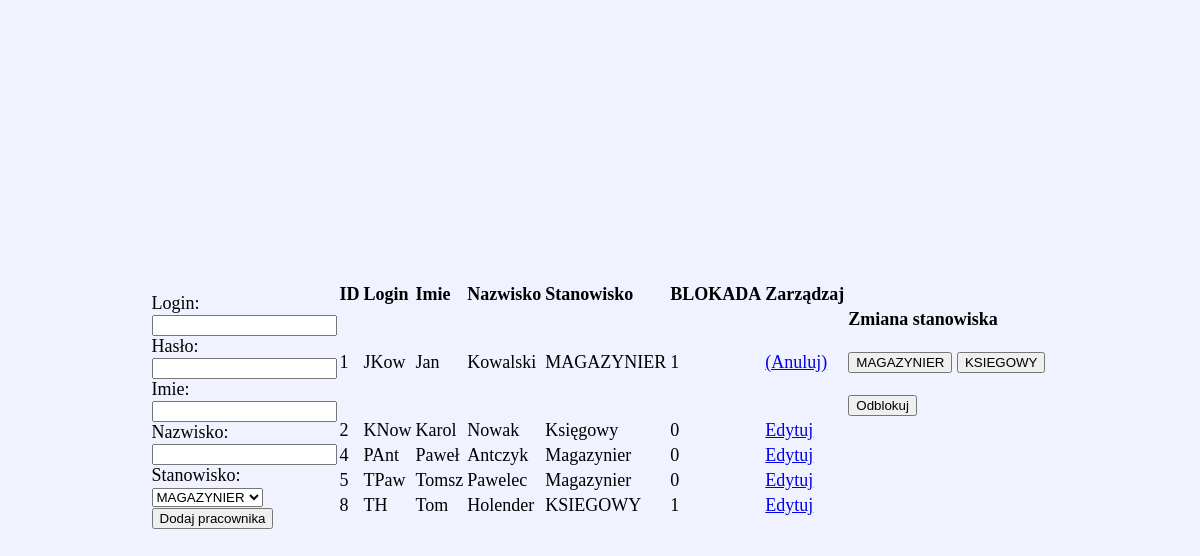
Page /kadra.php?edit=1 on the committed database.
### tables this page shows
CREATE TABLE `pracownik` (
  `ID_PRACOWNIKA` int(11) NOT NULL,
  `IMIE` varchar(30) NOT NULL,
  `NAZWISKO` varchar(50) NOT NULL,
  `STANOWISKO` varchar(20) NOT NULL,
  `DATA_ZATRUDNIENIA` date NOT NULL,
  `HASLO` varchar(30) NOT NULL,
  `LOGIN` varchar(30) NOT NULL,
  `BLOKADA` tinyint(1) NOT NULL
);

### kadra.php (the view, shortened to what this page needs)
<!DOCTYPE HTML>
<html>
<head>
	<link rel="stylesheet" type="text/css" href="style.css">
</head>
<body>
<?php
$conn = mysqli_connect("localhost", "root", "", "magazyn");
mysqli_query($conn, 'SET NAMES utf8');
mysqli_query($conn, 'SET CHARACTER SET utf8');
mysqli_query($conn, "SET collation_connection = utf8_polish_ci");
?>
<form action="kadra-dodaj.php" method="post">
<br>
		Login:
		<br>
		<input type="text" name="login" required>
		<br>
		Hasło:
		<br>
		<input type="password" name="haslo"	required>
		<br>
		Imie:
		<br>
		<input type="text" name="imie" required>
		<br>
		Nazwisko:
		<br>
		<input type="text" name="nazwisko" required>
		<br>
		Stanowisko:
		<br>
		<select name="stanowisko" required>
		<option>MAGAZYNIER</option>
		</select>
		<br>
		<input type="submit" value="Dodaj pracownika">
</form>
<br>
<br>
<table class="tab">
<tr>
<td><b>ID</b></td>
<td><b>Login</b></td>
<td><b>Imie</b></td>
<td><b>Nazwisko</b></td>
<td><b>Stanowisko</b></td>
<td><b>BLOKADA</b></td>
<td><b>Zarządzaj</b></td>
</tr>
<?php
	$result = mysqli_query($conn, "SELECT * FROM PRACOWNIK where STANOWISKO != 'Administrator'");
	while($row = mysqli_fetch_assoc($result))
	{
		$stan=$row['STANOWISKO'];
		$idu=$row['ID_PRACOWNIKA'];
		$log=$row['LOGIN'];
		$akt=$row['BLOKADA'];
		$im=$row['IMIE'];
		$naz=$row['NAZWISKO'];
		echo '<tr>';
		echo '<td>';
		echo $idu;
		echo '</td>';
		echo '<td>';
		echo $log;
		echo '</td>';
		echo '<td>';
		echo $im;
		echo '</td>';
		echo '<td>';
		echo $naz;
		echo '</td>';
		echo '<td>';
		echo $stan;
		echo '</td>';
		echo '<td>';
		echo $akt;
		echo '</td>';
		echo '<td>';
		if($_GET['edit'] == $idu)
		{
		echo '<a href="kadra.php?edit="';
		echo $idu;
		echo '"> (Anuluj)</a>';
		}
		else
		{
		echo '<a href="kadra.php?edit=';
		echo $idu;
		echo '">Edytuj</a>';
		}
		echo '</td>';
		if($_GET['edit']==$idu)
		{
		?>
		<td>
		<b class="nag2">Zmiana stanowiska</b>
		<br>
		<br>
		<form action="kadra-zmien.php" method="post">
		<button type="submit" name="upr" value="1">MAGAZYNIER</button>
		<button type="submit" name="upr" value="2">KSIEGOWY</button>
		</form>
		<br>
		<form action="kadra-zmien.php" method="post">
		<?php
		if ($akt == 0) echo '<button type="submit" name="blok" value="0">Zablokuj</button>';
		else echo '<button type="submit" name="blok" value="1">Odblokuj</button>';
		echo '</form>';
	}
	}
?>
</body>
</html>

### style.css (style rules this page uses)
body { margin: 0; height: 100vh; display: flex; align-items: center; justify-content: center; font-size: 18px; background: #F0F2FF; background-size: cover; font-family: 'Lucida Console'; }

### rows in the picture
pracownik: ID_PRACOWNIKA "1", LOGIN "JKow", IMIE "Jan", NAZWISKO "Kowalski", STANOWISKO "MAGAZYNIER", BLOKADA "1", shows "Odblokuj"
pracownik: ID_PRACOWNIKA "2", LOGIN "KNow", IMIE "Karol", NAZWISKO "Nowak", STANOWISKO "Księgowy", BLOKADA "0"
pracownik: ID_PRACOWNIKA "4", LOGIN "PAnt", IMIE "Paweł", NAZWISKO "Antczyk", STANOWISKO "Magazynier", BLOKADA "0"
pracownik: ID_PRACOWNIKA "5", LOGIN "TPaw", IMIE "Tomsz", NAZWISKO "Pawelec", STANOWISKO "Magazynier", BLOKADA "0"
pracownik: ID_PRACOWNIKA "8", LOGIN "TH", IMIE "Tom", NAZWISKO "Holender", STANOWISKO "KSIEGOWY", BLOKADA "1"
